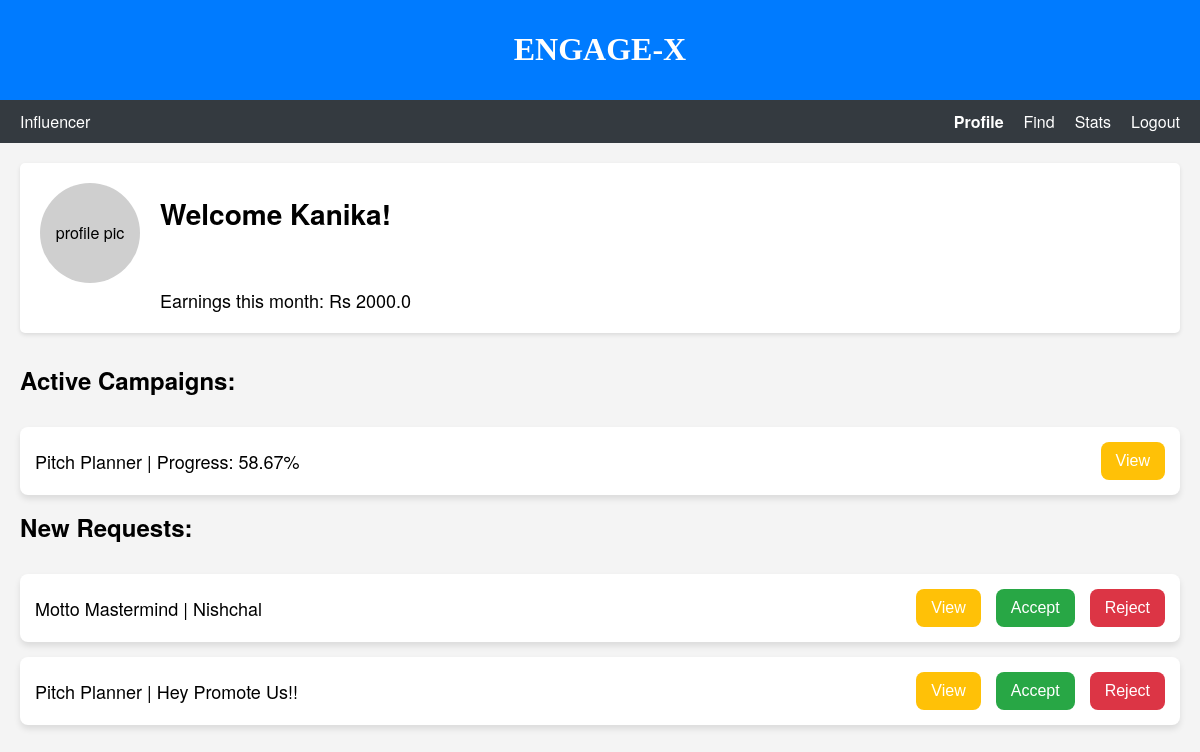
Screenshot of /idashboard (signed in) with the database file from the repository.
### models.py (models this page shows)
class Profile(db.Model):
    __tablename__ = "profile"
    id = db.Column(db.Integer, primary_key=True, autoincrement=True)
    user_id = db.Column(db.Integer, db.ForeignKey("user.id"), nullable=False)
    name = db.Column(db.String, nullable=False)
    industry = db.Column(db.String)
    niche = db.Column(db.String)
    reach = db.Column(db.Integer)
    funds = db.Column(db.Float)
    user = db.relationship('User', back_populates='profile')

class Campaign(db.Model):
    __tablename__ = "campaign"
    id = db.Column(db.Integer, primary_key=True, autoincrement=True)
    sponsor_id = db.Column(db.Integer, db.ForeignKey("user.id"), nullable=False)
    title = db.Column(db.String, nullable=False)
    description = db.Column(db.String, nullable=False)
    goals = db.Column(db.Text, nullable=False)
    start_date = db.Column(db.String, nullable=False)
    days = db.Column(db.Integer, nullable=False)
    funds = db.Column(db.Float, nullable=False)
    visibility = db.Column(db.String, nullable=False)  # public or private
    sponsor = db.relationship('User', back_populates='campaigns')
    ad_requests = db.relationship('AdRequest', back_populates='campaign')
    def get_end_date(self):
        start_date_obj = datetime.strptime(self.start_date, "%Y-%m-%d")
        end_date_obj = start_date_obj + timedelta(days=self.days)
        return end_date_obj.strftime("%Y-%m-%d")
    def get_progress(self):
        start_date_obj = datetime.strptime(self.start_date, "%Y-%m-%d")
        today = datetime.today()
        elapsed_days = (today - start_date_obj).days
        progress = "{:.2f}".format((elapsed_days / self.days) * 100)  # Format progress to 2 decimal places
        progress = min(max(float(progress), 0), 100)  # Ensure progress is between 0 and 100
        return progress

class AdRequest(db.Model):
    __tablename__ = "ad_request"
    id = db.Column(db.Integer, primary_key=True, autoincrement=True)
    influencer_id = db.Column(db.Integer, db.ForeignKey("user.id"), nullable=False)
    campaign_id = db.Column(db.Integer, db.ForeignKey("campaign.id"), nullable=False)
    initiator = db.Column(db.String, nullable=False) # sponosr, influencer
    name = db.Column(db.String, nullable = False)
    messages = db.Column(db.Text)
    requirements = db.Column(db.Text)
    payment_amount = db.Column(db.Float, nullable=False)
    status = db.Column(db.String, nullable=False, default='Pending')  # pending, accepted or rejected
    campaign = db.relationship('Campaign', back_populates='ad_requests')
    influencer = db.relationship('User', back_populates='ad_requests')

### app.py (the view)
@app.route('/idashboard', methods = ['GET', 'POST'])
def idashboard():
    inf = Profile.query.filter(Profile.user_id == current_userID).first()
    name = inf.name
    funds = inf.funds
    ad_requests = AdRequest.query.filter(
        AdRequest.influencer_id == current_userID,
        AdRequest.initiator == 'sponsor',
        AdRequest.status == 'Pending').all()
    requests_data = []
    for request in ad_requests:
        requests_data.append({
            'campaign_title': request.campaign.title,
            'sponsor_name': request.name,
            'request_id': request.id
        })
    today = datetime.today()
    ads= AdRequest.query.filter(
        AdRequest.influencer_id == current_userID,
        AdRequest.status == 'accepted').all()
    campaign_ids = [ad.campaign_id for ad in ads]
    dat = Campaign.query.filter(Campaign.id.in_(campaign_ids)).all()
    for campaign in dat:
        campaign.end_date = campaign.get_end_date()
        campaign.progress = campaign.get_progress()
    active_campaigns = [campaign for campaign in dat if datetime.strptime(campaign.start_date, "%Y-%m-%d")
                        <= today <= datetime.strptime(campaign.end_date, "%Y-%m-%d")]
    today_date = today.strftime("%Y-%m-%d")
    return rt('idashboard.html',
              name =name,
              funds = funds,
              campaigns = active_campaigns,
              requests = requests_data,
              today_date = today_date,
              userID = current_userID)

### templates/idashboard.html (shortened to what this page needs)
<!DOCTYPE html>
<html lang="en">
<head>
    <link rel="stylesheet" href="/static/css/idashboard.css">
</head>
<body>
    <header>
        <h1>ENGAGE-X</h1>
    </header>
    <nav class="navbar">
        <div class="navbar-left">
            <span>Influencer</span>
        </div>
        <div class="navbar-right">
            <a href="{{ url_for('idashboard') }}" class="active" id="profile-link">Profile</a>
            <a href="{{ url_for('find_influencer') }}" id="find-link">Find</a>
            <a href="#">Stats</a>
            <a href="{{ url_for('logout') }}">Logout</a>
        </div>
    </nav>
    <main>
        <div class="dashboard">
            <div class="profile-section">
                <div class="profile-pic">
                    profile pic
                </div>
                <div class="profile-info">
                    <h2>Welcome {{ name }}!</h2>
                    <br>
                    <p>Earnings this month: Rs {{ funds }}</p>
                </div>
            </div>
            <div class="welcome-section">
                <h3>Active Campaigns:</h3>
                {% if campaigns %}
                    {% for campaign in campaigns %}
                        <div class="campaign">
                            <span>{{ campaign.title }} | Progress: {{ campaign.progress }}%</span>
                            <button class="view-btn">View</button>
                        </div>
                    {% endfor %}
                {% else %}
                    <div class="campaign" id="no_results">  <span> N/A</span>   </div>
                {% endif %}
                <h3>New Requests:</h3>
                {% if requests %}
                    {% for request in requests %}
                    <div class="request">
                        <span>{{ request.campaign_title }} | {{ request.sponsor_name }}</span>
                        <button class="view-btn">View</button>
                        <form action="{{ url_for('update_request_status', request_id=request.request_id, source = 'influencer') }}" method="POST">
                            <button class="accept-btn" type="submit">Accept</button>
                        </form>
                        <form action="{{ url_for('update_request_status', request_id=request.request_id, source = 'influencer') }}" method="POST">
                            <button class="reject-btn" type="submit">Reject</button>
                        </form>
                    </div>
                    {% endfor %}
                {% else %}
                <div class="request" id="no_results">  <span> N/A</span>   </div>
                {% endif %}
            </div>
        </div>
    </main>
</body>
</html>

### static/css/idashboard.css (style rules this page uses)
body { font-family: 'Helvetica Neue', sans-serif; margin: 0; padding: 0; background-color: #f4f4f4; }
header { font-family: stylish; background-color: #007bff; color: white; padding: 10px 20px; text-align: center; }
.navbar { display: flex; justify-content: space-between; background-color: #343a40; color: white; padding: 10px 20px; }
.navbar-left { display: flex; align-items: center; }
.navbar-right { display: flex; align-items: center; }
.navbar-right a { color: white; text-decoration: none; margin-left: 20px; }
.navbar-right a.active { font-weight: bold; }
main { padding: 20px; }
.dashboard { display: flex; flex-direction: column; gap: 20px; }
.profile-section { display: flex; gap: 20px; background-color: #fff; padding: 20px; border-radius: 5px; box-shadow: 0 2px 4px rgba(0, 0, 0, 0.1); }
.profile-pic { width: 100px; height: 100px; background-color: #cfcfcf; display: flex; align-items: center; justify-content: center; border-radius: 50%; }
.profile-info p { margin: 0; font-size: 18px; }
.profile-info h2, .welcome-section h3 { margin: 10px 0 30px 0; }
.profile-info h2 { font-size: 28px; }
.welcome-section h3 { font-size: 24px; }
.campaign, .request { display: flex; align-items: center; justify-content: space-between; background-color: white; padding: 15px; margin-bottom: 15px; border-radius: 8px; box-shadow: 0 4px 6px rgba(0,0,0,0.1); }
.campaign span, .request span { flex-grow: 1; font-size: 18px; }
.view-btn, .accept-btn, .reject-btn { padding: 10px 15px; margin-left: 15px; border: none; border-radius: 8px; cursor: pointer; font-size: 16px; color: white; }
.view-btn { background-color: #ffc107; }
.accept-btn { background-color: #28a745; }
.reject-btn { background-color: #dc3545; }

### rows the page displays
Profile: name "Kanika", funds "2000.0"
Campaign: title "Pitch Planner", progress "58.67", campaign_title "Pitch Planner"
Campaign: campaign_title "Motto Mastermind"
AdRequest: sponsor_name "Nishchal"
AdRequest: sponsor_name "Hey Promote Us!!"
